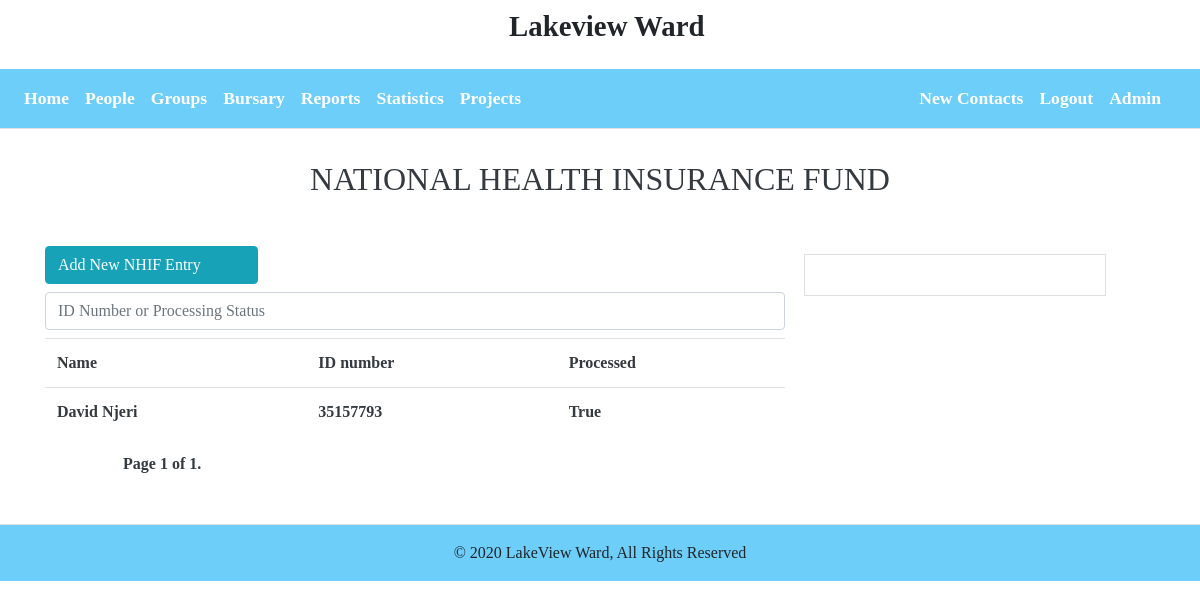
The page /nhif/ (signed in) on the database as committed earlier.
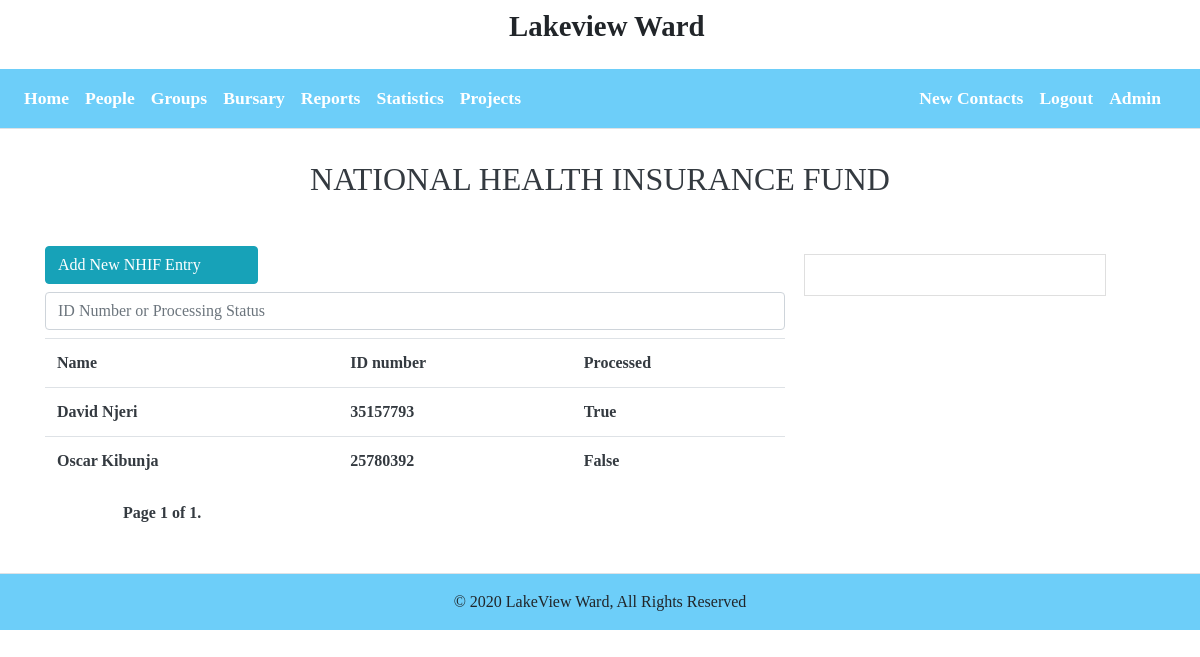
The same page on the database as committed later.
### citizens/models.py (models this page shows, shortened)
class Nhif(models.Model):
    citizen = models.OneToOneField("Citizen", on_delete=models.CASCADE)
    ispending = models.BooleanField("Pending Status",default=False)
    class Meta:
        verbose_name = "NHIF"
        verbose_name_plural = "NHIF"

class Citizen(models.Model):
    id_number = models.PositiveIntegerField(primary_key=True,verbose_name="Identification Number", unique=True)
    person = models.OneToOneField("Person", on_delete=models.CASCADE)
    location = models.CharField(max_length=150)
    email = models.EmailField(max_length=255, blank=True)
    phone_number = models.CharField("Phone Number", max_length=12, blank=True, default='0704893840')
    voting_centre = models.CharField('Voting Centre', max_length=50, default='Unity Primary School')
    uploaded_to_google = models.BooleanField(default=False)
    class Meta:
        verbose_name= 'Citizen'
        verbose_name_plural = 'Citizens'

class Person(models.Model):
    GENDER = (
        ('M', 'Male'),
        ('F', 'Female')
    )
    person_id = models.UUIDField(primary_key=True, default=uuid.uuid4, editable=False)
    surname = models.CharField(max_length=50, default="")
    first_name = models.CharField(max_length=50)
    last_name = models.CharField(max_length=50)
    gender = models.CharField(choices=GENDER, max_length=10)
    dob = models.DateField("Date of Birth", auto_now=False, auto_now_add=False)
    class Meta:
        verbose_name = "Person"
        verbose_name_plural = "Persons"
    def get_person(self):
        return self.first_name+' '+self.last_name

### citizens/views.py (the view)
# urls.py: path('nhif/', NhifListView.as_view(),name = "nhif-list"),
class NhifListView(LoginRequiredMixin, ListView):
    model = Nhif
    template_name = 'nhiflist.html'
    context_object_name = 'nhifs'
    paginate_by = 25
    def get_queryset(self):
        query = self.request.GET.get('q')
        if query !=None and query != '':
            try:
                if (isinstance(int(query),int)):
                    return super().get_queryset().filter(citizen=query)
            except ValueError:
                return super().get_queryset().filter(ispending=query.title())
        return super().get_queryset()
    def get_context_data(self, **kwargs):
        context = super().get_context_data(**kwargs)
        return context

### citizens/templates/nhiflist.html (shortened to what this page needs)
{% extends 'base.html' %}
{% load crispy_forms_tags %}
{% load static %}
{% block content %}
<div class="container text-dark">
    <h2 class="text-center">NATIONAL HEALTH INSURANCE FUND</h2>
    <div class="row mx-0 my-5">
        <div class="col-md-8 col-sm-12 col-xs-12">
            <div class="row">
                {% if user.is_admin %}
                    <a href="{% url 'nhif-create' %}" class="btn btn-info ml-0">
                        Add New NHIF Entry<i class="fa fa-plus mx-3"></i>
                    </a>
                {% endif %}
                <form action="" method="get" class="w-100 my-2">
                    <input type="text" name="q" class="form-control" placeholder="ID Number or Processing Status">
                </form>
            </div>
            <div class="row">
                <table class="table table-stripped">
                    <tr>
                        <th>Name</th>
                        <th>ID number</th>
                        <th>Processed</th>
                    </tr>
                    {% for nhif in nhifs %}
                    <tr>
                        <td>{{ nhif.citizen.person.get_person }}</td>
                        <td>{{ nhif.citizen.id_number }}</td>
                        <td>{{ nhif.ispending }}</td>
                    </tr>
                    {% endfor %}
                </table>
            </div>
            <div class="container ml-5">
                {% include 'paginate.html' %}
            </div>
        </div>
        <div class="col-md-4">
            <div class="row mb-2 mx-1">
                <div class="card-deck w-100 mt-2">
                    <div class="card">
                        <div class="card-body">
                        </div>
                    </div>
                </div>
            </div>
        </div>
    </div>
</div>
{% endblock %}

Rows that differ between the two databases and show on the page:
added Nhif: citizen.person.get_person "Oscar Kibunja", citizen.id_number "25780392", ispending "False"
